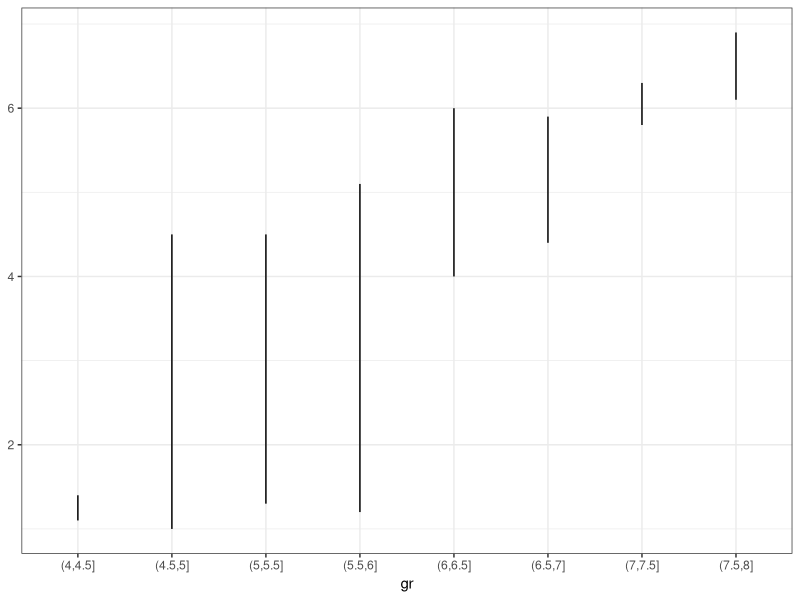
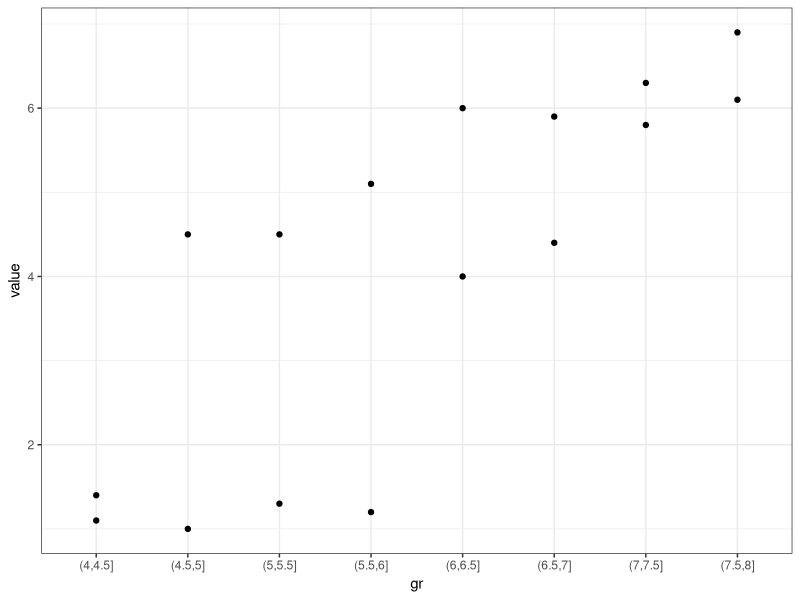

Generate these figures, in order, with R:
library(dplyr)
library(tidyr)
library(ggplot2)

df <- iris %>%
  mutate(gr = cut(Sepal.Length, seq(4,8,0.5))) %>%
  group_by(gr) %>%
  summarise(min = min(Petal.Length),
            max = max(Petal.Length))

# range
pl1 <- ggplot(df, aes(x=gr, ymin=min, ymax=max)) + 
  geom_linerange() + theme_bw()

df2 <- df %>%
  gather(min_max, value, min, max)
  
# points
pl2 <- ggplot(df2, aes(x=gr, y=value)) + 
  geom_point() + theme_bw()

# line
pl3 <- ggplot(df2, aes(x=gr, y=min_max)) + 
  geom_line() + theme_bw()





ggsave("stats_range.png", pl1, width = 7, height = 7)
ggsave("stats_point.png", pl2, width = 7, height = 7)
